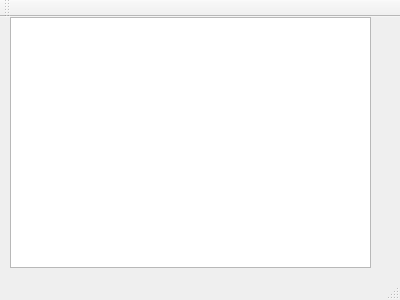
<?xml version="1.0" encoding="UTF-8"?>
<ui version="4.0">
 <class>paint</class>
 <widget class="QMainWindow" name="paint">
  <property name="geometry">
   <rect>
    <x>0</x>
    <y>0</y>
    <width>400</width>
    <height>300</height>
   </rect>
  </property>
  <property name="windowTitle">
   <string>paint</string>
  </property>
  <widget class="QWidget" name="centralWidget">
   <widget class="QGraphicsView" name="graphicsView">
    <property name="geometry">
     <rect>
      <x>10</x>
      <y>0</y>
      <width>361</width>
      <height>251</height>
     </rect>
    </property>
   </widget>
  </widget>
  <widget class="QMenuBar" name="menuBar">
   <property name="geometry">
    <rect>
     <x>0</x>
     <y>0</y>
     <width>400</width>
     <height>19</height>
    </rect>
   </property>
  </widget>
  <widget class="QToolBar" name="mainToolBar">
   <attribute name="toolBarArea">
    <enum>TopToolBarArea</enum>
   </attribute>
   <attribute name="toolBarBreak">
    <bool>false</bool>
   </attribute>
  </widget>
  <widget class="QStatusBar" name="statusBar"/>
 </widget>
 <layoutdefault spacing="6" margin="11"/>
 <resources/>
 <connections/>
</ui>
